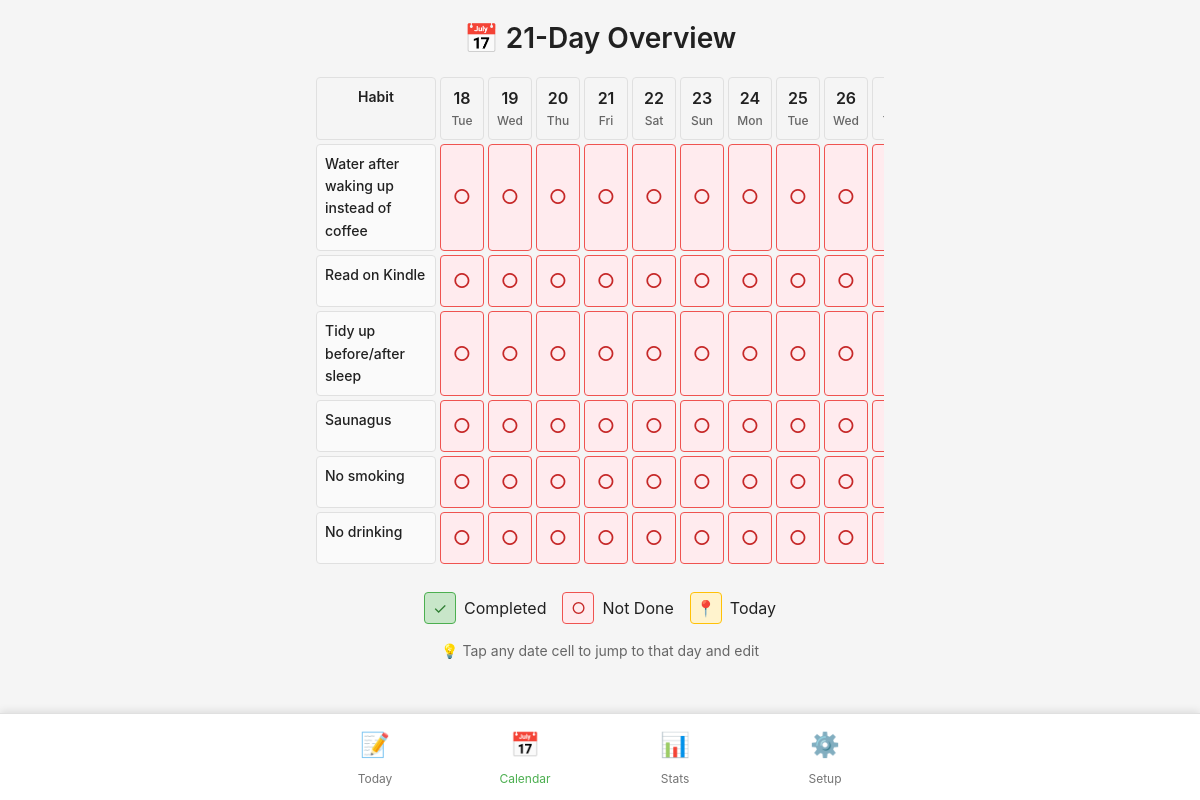
/calendar, run on the app's committed database.
### app/models.py (models this page shows, shortened)
class Habit(db.Model):
    id = db.Column(db.Integer, primary_key=True)
    name = db.Column(db.String(100), nullable=False)
    order = db.Column(db.Integer, nullable=False)
    created_at = db.Column(db.DateTime, default=datetime.utcnow)
    entries = db.relationship('HabitEntry', backref='habit', lazy=True, cascade='all, delete-orphan')

### app/routes.py (the view)
@bp.route('/calendar')
def calendar():
    habits = Habit.query.order_by(Habit.order).all()
    if not habits:
        return redirect(url_for('main.setup'))
    first_entry = HabitEntry.query.order_by(HabitEntry.date).first()
    if first_entry:
        start_date = first_entry.date
    else:
        start_date = datetime.now().date() - timedelta(days=20)
    dates = get_date_range_for_challenge(start_date, 21)
    calendar_data = []
    for habit in habits:
        habit_row = {
            'habit': habit,
            'entries': {}
        }
        for date in dates:
            entry = HabitEntry.query.filter_by(habit_id=habit.id, date=date).first()
            habit_row['entries'][date.isoformat()] = entry.completed if entry else False
        calendar_data.append(habit_row)
    return render_template('calendar.html',
                         calendar_data=calendar_data,
                         dates=dates,
                         today=datetime.now().date())

### app/utils.py (called while the page is built)
def get_date_range_for_challenge(start_date, days=21):
    dates = []
    for i in range(days):
        dates.append(start_date + timedelta(days=i))
    return dates

### app/templates/calendar.html (shortened to what this page needs)
{% extends "base.html" %}
{% block content %}
<div class="calendar-container">
    <h1 class="page-title">📅 21-Day Overview</h1>
    <div class="calendar-scroll">
        <div class="calendar-grid">
            <div class="calendar-header">
                <div class="calendar-cell calendar-corner">Habit</div>
                {% for date in dates %}
                <div class="calendar-cell calendar-date {% if date == today %}calendar-today{% endif %}">
                    <div class="date-day">{{ date.strftime('%d') }}</div>
                    <div class="date-weekday">{{ date.strftime('%a') }}</div>
                </div>
                {% endfor %}
            </div>
            {% for row in calendar_data %}
            <div class="calendar-row">
                <div class="calendar-cell calendar-habit-name">
                    {{ row.habit.name }}
                </div>
                {% for date in dates %}
                    {% set date_key = date.isoformat() %}
                    {% set completed = row.entries[date_key] %}
                    <a href="{{ url_for('main.index', date=date_key) }}"
                       class="calendar-cell calendar-entry {% if completed %}completed{% else %}incomplete{% endif %} {% if date == today %}today{% endif %}">
                        {% if completed %}
                        <span class="entry-check">✓</span>
                        {% else %}
                        <span class="entry-empty">○</span>
                        {% endif %}
                    </a>
                {% endfor %}
            </div>
            {% endfor %}
        </div>
    </div>
    <div class="calendar-legend">
        <div class="legend-item">
            <span class="legend-icon completed">✓</span>
            <span class="legend-text">Completed</span>
        </div>
        <div class="legend-item">
            <span class="legend-icon incomplete">○</span>
            <span class="legend-text">Not Done</span>
        </div>
        <div class="legend-item">
            <span class="legend-icon today-marker">📍</span>
            <span class="legend-text">Today</span>
        </div>
    </div>
    <p class="calendar-help">
        💡 Tap any date cell to jump to that day and edit
    </p>
</div>
{% endblock %}

### app/static/css/main.css (style rules this page uses)
:root { --primary-color: #4CAF50; --primary-dark: #388E3C; --secondary-color: #FF9800; --danger-color: #ef5350; --success-color: #66BB6A; --background: #f5f5f5; --surface: #ffffff; --text-primary: #212121; --text-secondary: #757575; --border-color: #e0e0e0; --shadow: 0 2px 8px rgba(0,0,0,0.1); --shadow-hover: 0 4px 16px rgba(0,0,0,0.15); }
* { margin: 0; padding: 0; box-sizing: border-box; }
body { font-family: -apple-system, BlinkMacSystemFont, 'Segoe UI', Roboto, Oxygen, Ubuntu, Cantarell, sans-serif; background: var(--background); color: var(--text-primary); font-size: 16px; line-height: 1.6; padding-bottom: 80px; -webkit-font-smoothing: antialiased; -moz-osx-font-smoothing: grayscale; }
.page-title { font-size: 1.75rem; font-weight: 600; margin-bottom: 0.5rem; text-align: center; }

### app/templates/calendar.html (style rules this page uses)
.calendar-scroll { overflow-x: auto; -webkit-overflow-scrolling: touch; margin: 1rem 0; }
.calendar-grid { display: inline-block; min-width: 100%; }
.calendar-header, .calendar-row { display: flex; gap: 0.25rem; margin-bottom: 0.25rem; }
.calendar-cell { min-width: 44px; padding: 0.5rem; text-align: center; font-size: 0.875rem; border-radius: 0.25rem; background: white; border: 1px solid #e0e0e0; }
.calendar-corner { min-width: 120px; font-weight: 600; background: #f5f5f5; position: sticky; left: 0; z-index: 10; }
.calendar-habit-name { min-width: 120px; text-align: left; font-weight: 500; background: #fafafa; position: sticky; left: 0; z-index: 9; }
.calendar-date { background: #f5f5f5; font-weight: 500; }
.date-day { font-size: 1rem; font-weight: 600; }
.date-weekday { font-size: 0.75rem; color: #666; }
.calendar-entry { cursor: pointer; transition: all 0.2s ease; text-decoration: none; display: flex; align-items: center; justify-content: center; }
.calendar-entry.incomplete { background: #ffebee; border-color: #ef5350; }
.entry-empty { color: #c62828; font-size: 1.25rem; }
.calendar-legend { display: flex; gap: 1rem; justify-content: center; margin: 1.5rem 0 1rem; flex-wrap: wrap; }
.legend-item { display: flex; align-items: center; gap: 0.5rem; }
.legend-icon { width: 32px; height: 32px; display: flex; align-items: center; justify-content: center; border-radius: 0.25rem; border: 1px solid #e0e0e0; }
.legend-icon.completed { background: #c8e6c9; border-color: #4CAF50; color: #2e7d32; }
.legend-icon.incomplete { background: #ffebee; border-color: #ef5350; color: #c62828; }
.legend-icon.today-marker { background: #fff3cd; border-color: #ffc107; }
.calendar-help { text-align: center; color: #666; font-size: 0.875rem; margin-top: 1rem; }

### data on the page
Habit: habit.name "Water after waking up instead of coffee"
Habit: habit.name "Read on Kindle"
Habit: habit.name "Tidy up before/after sleep"
Habit: habit.name "Saunagus"
Habit: habit.name "No smoking"
Habit: habit.name "No drinking"

### other printed values
{{ date.strftime('%d') }} "18" "19" "20" "21" "22" "23" "24" "25" "26"
{{ date.strftime('%a') }} "Tue" "Wed" "Thu" "Fri" "Sat" "Sun" "Mon" "Tue" "Wed"
